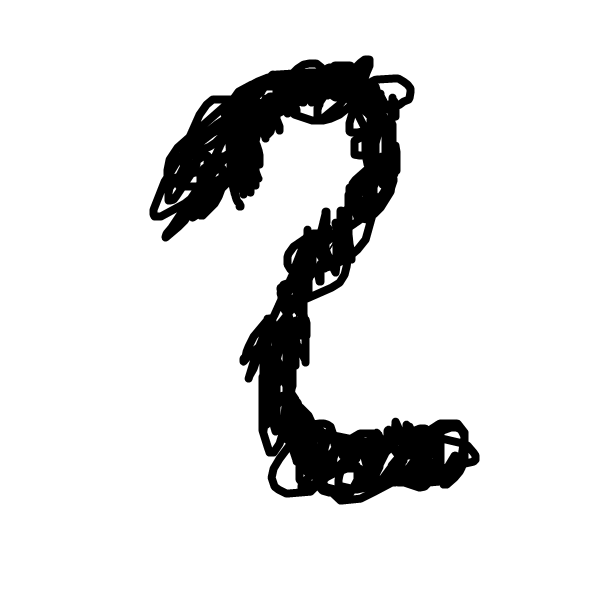
#> input picture notebooks/datasets/d2.png, 600 x 600 px
$ jupyter execute --allow-errors '12. Multilayer Neural Network Classifier.ipynb'
#> lines starting #> are read from the running program, lines starting #| are printed output that depends on the picture
# Clasificación por Redes Neuronales Multicapa

[cell 1]
import os
import gzip
import numpy as np

train_labels_path = "datasets/mnist/train-labels-idx1-ubyte.gz"

#> (the rest of this cell did not finish here and is left out)

#> (a cell that did not finish here is left out)

[cell 3]
import matplotlib.pyplot as plt

#> (the rest of this cell did not finish here and is left out)

[cell 4]
plt.imshow([
    [1, 2, 1, 2],
    [2, 0, 1, 2],
    [2, 2, 1, 6],
    [2, 1, 3, 1],
])
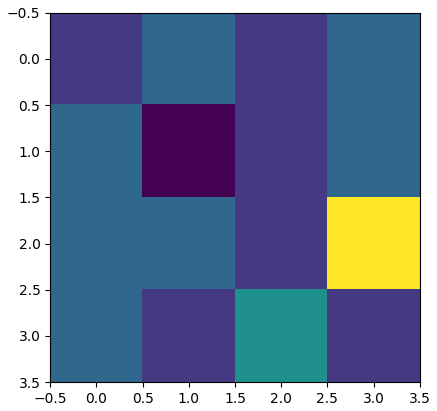
#> figure drawn by matplotlib, 1 panel

[cell 5]
fig = plt.figure()
ax = fig.subplots(5, 5)

#> (the rest of this cell did not finish here and is left out)

#> (a cell that did not finish here is left out)

[cell 7]
def enconder(digit):
    if digit == 0:
        return [1, 0, 0, 0, 0, 0, 0, 0, 0, 0]
    elif digit == 1:
        return [0, 1, 0, 0, 0, 0, 0, 0, 0, 0]
    elif digit == 2:
        return [0, 0, 1, 0, 0, 0, 0, 0, 0, 0]
    elif digit == 3:
        return [0, 0, 0, 1, 0, 0, 0, 0, 0, 0]
    elif digit == 4:
        return [0, 0, 0, 0, 1, 0, 0, 0, 0, 0]
    elif digit == 5:
        return [0, 0, 0, 0, 0, 1, 0, 0, 0, 0]
    elif digit == 6:
        return [0, 0, 0, 0, 0, 0, 1, 0, 0, 0]
    elif digit == 7:
        return [0, 0, 0, 0, 0, 0, 0, 1, 0, 0]
    elif digit == 8:
        return [0, 0, 0, 0, 0, 0, 0, 0, 1, 0]
    elif digit == 9:
        return [0, 0, 0, 0, 0, 0, 0, 0, 0, 1]
    else:
        return [0, 0, 0, 0, 0, 0, 0, 0, 0, 0]

#> (the rest of this cell did not finish here and is left out)

[cell 8]
from sklearn.neural_network import MLPClassifier

# Tres capas ocultas de 20-150-20 neuronas respectivamente
clf = MLPClassifier(hidden_layer_sizes=(20,))

#> (the rest of this cell did not finish here and is left out)

#> (a cell that did not finish here is left out)

[cell 10]
def decode(dig_enc):
    maxv = 0
    maxi = 0
    for index, value in enumerate(dig_enc):
        if value > maxv:
            maxv = value
            maxi = index
    return maxi

fig = plt.figure()
ax = fig.subplots(5, 5)

#> (the rest of this cell did not finish here and is left out)

[cell 11]
from PIL import Image
from skimage.color import rgb2gray
import numpy as np

im = Image.open(r"datasets/d2.png")
#> im is the input picture: PIL image 600x600 RGB; min 0, max 255, mean 222.3

im = im.resize((28, 28))
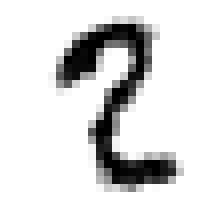
#> im: PIL image 28x28 RGB (shown 8 times larger); min 0, max 255, mean 221.9

im = np.asarray(im)

im = 1 - rgb2gray(im)
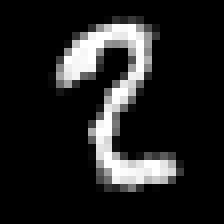
#> im: shape (28, 28) float64 (shown 8 times larger); min 0, max 1, mean 0.13

im  = im.reshape((784, ))
#> im = 784 values, max 1 at index 124, min 0 at index 0, mean 0.13

im.shape

#> (the rest of this cell did not finish here and is left out)

$ run again, with notebooks/datasets/iris_tree.png copied over notebooks/datasets/d2.png
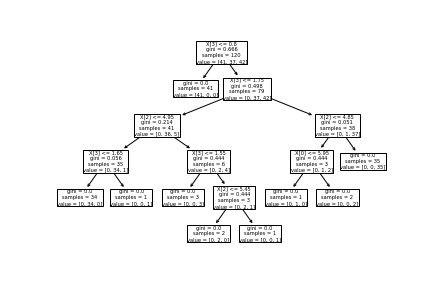
#> input picture notebooks/datasets/iris_tree.png, 432 x 288 px
#> im is the input picture: PIL image 432x288 RGBA; mean R, G, B, A 245.1, 245.1, 245.1, 33.6
#> `im = im.resize((28, 28))`:
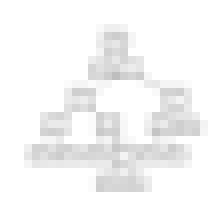
#> im: PIL image 28x28 RGBA (shown 8 times larger); mean R, G, B, A 42.9, 42.9, 42.9, 33.5; transparent parts drawn white
#> `im = 1 - rgb2gray(im)`:
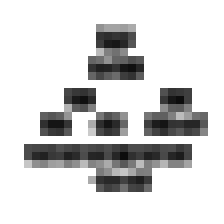
#> im: shape (28, 28) float64 (shown 8 times larger); min 0.051, max 1, mean 0.832
#> `im  = im.reshape((784, ))`: im = 784 values, max 1 at index 0, min 0.051 at index 547, mean 0.832
